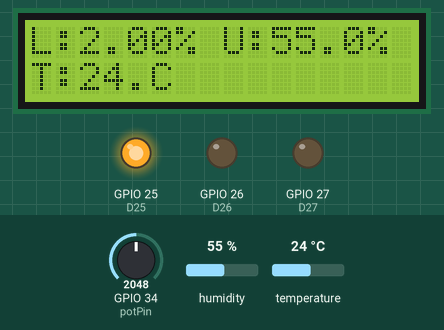
This sketch was run on a simulated ESP32. Parts: 16×2 character LCD, output pins drawn as LEDs (lit = HIGH). Inputs (shaded band) come from the test bench; at power-on: GPIO 34 (potPin) = 2048, humidity 55 %, temperature 24 °C. WiFi joins after 1.5 s; servers stay silent unless stated; no MQTT or app messages arrive unless stated; pins used as bus, display or sensor lines are not drawn; what the sketch prints to the serial monitor is not drawn.

Above: at 10.4 s.
10.5 s: GPIO 34 (potPin) set to 3220
At 12.1 s:
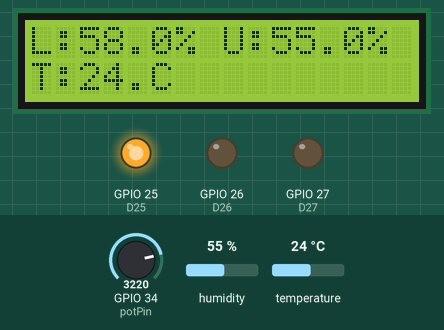
12.4 s: GPIO 34 (potPin) set to 3307
At 14.2 s:
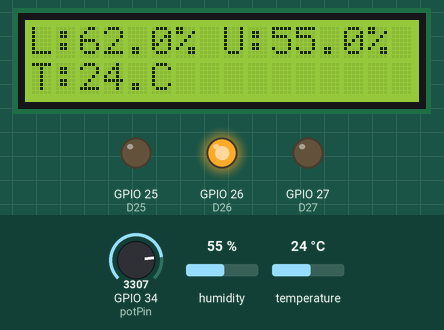
14.5 s: GPIO 34 (potPin) set to 3629
At 16.3 s:
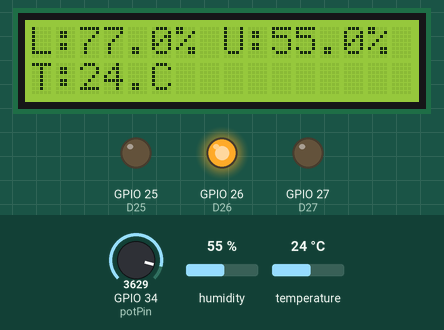
16.6 s: GPIO 34 (potPin) set to 3708
At 18.4 s:
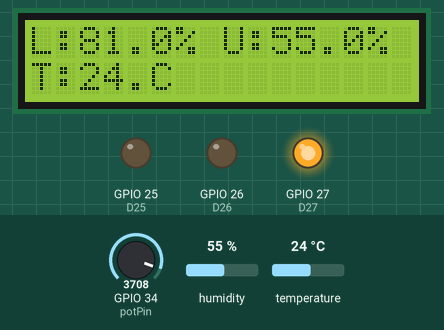
18.7 s: humidity set to 22 %
At 21.4 s:
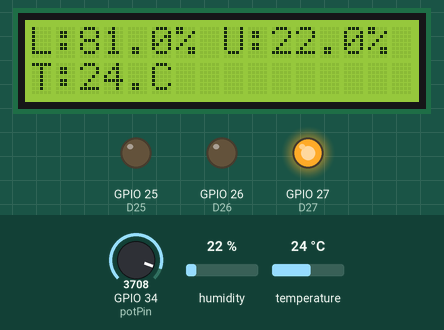
21.9 s: temperature set to 12 °C
At 23.4 s:
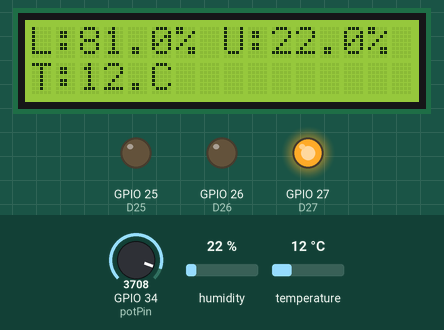
Timing chart, 0 to 24.9 s (numbered marks = the images above; inputs shaded):
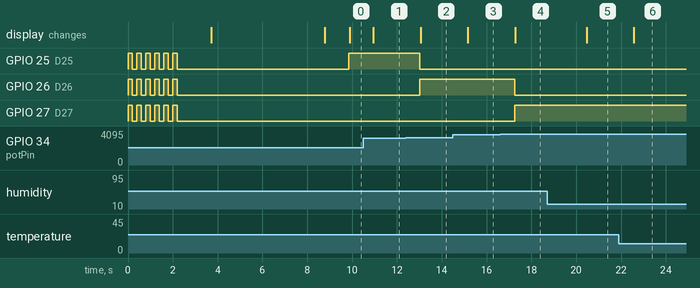

Measured:
- the behaviour switches between 3277 and 3278 on GPIO 34 (potPin) (found by bisection; images 1 and 2)
- the behaviour switches between 3675 and 3676 on GPIO 34 (potPin) (found by bisection; images 3 and 4)
- after the input at 10.5 s, the display: changes after 0.44 s (image 1)
- after the input at 12.4 s, GPIO 25 (D25): HIGH → LOW after 0.62 s; GPIO 26 (D26): LOW → HIGH after 0.62 s; the display: changes after 0.66 s (image 2)
- after the input at 14.5 s, the display: changes after 0.67 s (image 3)
- after the input at 16.6 s, GPIO 26 (D26): HIGH → LOW after 0.65 s; GPIO 27 (D27): LOW → HIGH after 0.65 s; the display: changes after 0.68 s (image 4)
- after the input at 18.7 s, the display: changes after 1.8 s (image 5)
- after the input at 21.9 s, the display: changes after 0.67 s (image 6)

The sketch:

cp5.ino
```cpp
#include <WiFi.h>
#include <PubSubClient.h> // Importa a Biblioteca PubSubClient
#include "DHT.h"
#include <Wire.h>
#include <LiquidCrystal_I2C.h>

//defines:
//defines de id mqtt e tópicos para publicação e subscribe denominado TEF(Telemetria e Monitoramento de Equipamentos)
#define TOPICO_SUBSCRIBE    "/TEF/lamp115/cmd"        //tópico MQTT de escuta
#define TOPICO_PUBLISH      "/TEF/lamp115/attrs"      //tópico MQTT de envio de informações para Broker
#define TOPICO_PUBLISH_2    "/TEF/lamp115/attrs/l"    //tópico MQTT de envio de informações para Broker
#define TOPICO_PUBLISH_3    "/TEF/lamp115/attrs/h"    //tópico MQTT de envio de informações para Broker
#define TOPICO_PUBLISH_4    "/TEF/lamp115/attrs/t"    //tópico MQTT de envio de informações para Broker
                                                      //IMPORTANTE: recomendamos fortemente alterar os nomes
                                                      //            desses tópicos. Caso contrário, há grandes
                                                      //            chances de você controlar e monitorar o ESP32
                                                      //            de outra pessoa.
#define ID_MQTT  "fiware_115"   //id mqtt (para identificação de sessão)
                                 //IMPORTANTE: este deve ser único no broker (ou seja,
                                 //            se um client MQTT tentar entrar com o mesmo
                                 //            id de outro já conectado ao broker, o broker
                                 //            irá fechar a conexão de um deles).
                                 // o valor "n" precisa ser único!
// DHT 11 (Sensor de umidade e temperatura)
#define DHTTYPE DHT11   // DHT 11
#define DHTPIN 4
DHT dht(DHTPIN, DHTTYPE);

// Display LCD
LiquidCrystal_I2C lcd(0x27,16,2);

// WIFI
const char* SSID = "FIAP-IBM"; // SSID / nome da rede WI-FI que deseja se conectar
const char* PASSWORD = "Challenge@23!"; // Senha da rede WI-FI que deseja se conectar

// MQTT
const char* BROKER_MQTT = "46.17.108.113"; //URL do broker MQTT que se deseja utilizar
int BROKER_PORT = 1883; // Porta do Broker MQTT

int D4 = 2;
int D25 = 25;
int D26 = 26;
int D27 = 27;

//Variáveis e objetos globais
WiFiClient espClient; // Cria o objeto espClient
PubSubClient MQTT(espClient); // Instancia o Cliente MQTT passando o objeto espClient
char EstadoSaida = '0';  //variável que armazena o estado atual da saída

//Prototypes
void initSerial();
void initWiFi();
void initMQTT();
void reconectWiFi();
void mqtt_callback(char* topic, byte* payload, unsigned int length);
void VerificaConexoesWiFIEMQTT(void);
void InitOutput(void);

/*
 *  Implementações das funções
 */
void setup()
{
    //inicializações:
    InitOutput();
    initSerial();
    initWiFi();
    initMQTT();
    dht.begin();
    lcd.init();
    delay(5000);
    MQTT.publish(TOPICO_PUBLISH, "s|off");
    lcd.backlight();
}

//Função: inicializa comunicação serial com baudrate 115200 (para fins de monitorar no terminal serial
//        o que está acontecendo.
//Parâmetros: nenhum
//Retorno: nenhum
void initSerial()
{
    Serial.begin(115200);
}

//Função: inicializa e conecta-se na rede WI-FI desejada
//Parâmetros: nenhum
//Retorno: nenhum
void initWiFi()
{
    delay(10);
    Serial.println("------Conexao WI-FI------");
    Serial.print("Conectando-se na rede: ");
    Serial.println(SSID);
    Serial.println("Aguarde");

    reconectWiFi();
}

//Função: inicializa parâmetros de conexão MQTT(endereço do
//        broker, porta e seta função de callback)
//Parâmetros: nenhum
//Retorno: nenhum
void initMQTT()
{
    MQTT.setServer(BROKER_MQTT, BROKER_PORT);   //informa qual broker e porta deve ser conectado
    MQTT.setCallback(mqtt_callback);            //atribui função de callback (função chamada quando qualquer informação de um dos tópicos subescritos chega)
}

//Função: função de callback
//        esta função é chamada toda vez que uma informação de
//        um dos tópicos subescritos chega)
//Parâmetros: nenhum
//Retorno: nenhum
void mqtt_callback(char* topic, byte* payload, unsigned int length)
{
    String msg;

    //obtem a string do payload recebido
    for(int i = 0; i < length; i++)
    {
       char c = (char)payload[i];
       msg += c;
    }

    Serial.print("- Mensagem recebida: ");
    Serial.println(msg);

    //toma ação dependendo da string recebida:
    //verifica se deve colocar nivel alto de tensão na saída D0:
    //IMPORTANTE: o Led já contido na placa é acionado com lógica invertida (ou seja,
    //enviar HIGH para o output faz o Led apagar / enviar LOW faz o Led acender)
    if (msg.equals("lamp115@on|"))
    {
        digitalWrite(D4, HIGH);
        EstadoSaida = '1';
    }

    //verifica se deve colocar nivel alto de tensão na saída D0:
    if (msg.equals("lamp115@off|"))
    {
        digitalWrite(D4, LOW);
        EstadoSaida = '0';
    }
}

//Função: reconecta-se ao broker MQTT (caso ainda não esteja conectado ou em caso de a conexão cair)
//        em caso de sucesso na conexão ou reconexão, o subscribe dos tópicos é refeito.
//Parâmetros: nenhum
//Retorno: nenhum
void reconnectMQTT()
{
    while (!MQTT.connected())
    {
        Serial.print("* Tentando se conectar ao Broker MQTT: ");
        Serial.println(BROKER_MQTT);
        if (MQTT.connect(ID_MQTT))
        {
            Serial.println("Conectado com sucesso ao broker MQTT!");
            MQTT.subscribe(TOPICO_SUBSCRIBE);
        }
        else
        {
            Serial.println("Falha ao reconectar no broker.");
            Serial.println("Havera nova tentatica de conexao em 2s");
            delay(2000);
        }
    }
}

//Função: reconecta-se ao WiFi
//Parâmetros: nenhum
//Retorno: nenhum
void reconectWiFi()
{
    //se já está conectado a rede WI-FI, nada é feito.
    //Caso contrário, são efetuadas tentativas de conexão
    if (WiFi.status() == WL_CONNECTED)
        return;

    WiFi.begin(SSID, PASSWORD); // Conecta na rede WI-FI

    while (WiFi.status() != WL_CONNECTED)
    {
        delay(100);
        Serial.print(".");
    }

    Serial.println();
    Serial.print("Conectado com sucesso na rede ");
    Serial.print(SSID);
    Serial.println("IP obtido: ");
    Serial.println(WiFi.localIP());
}

//Função: verifica o estado das conexões WiFI e ao broker MQTT.
//        Em caso de desconexão (qualquer uma das duas), a conexão
//        é refeita.
//Parâmetros: nenhum
//Retorno: nenhum
void VerificaConexoesWiFIEMQTT(void)
{
    if (!MQTT.connected())
        reconnectMQTT(); //se não há conexão com o Broker, a conexão é refeita

     reconectWiFi(); //se não há conexão com o WiFI, a conexão é refeita
}

//Função: envia ao Broker o estado atual do output
//Parâmetros: nenhum
//Retorno: nenhum
void EnviaEstadoOutputMQTT(void)
{
    if (EstadoSaida == '1')
    {
      MQTT.publish(TOPICO_PUBLISH, "s|on");
      Serial.println("- Led Ligado");
    }
    if (EstadoSaida == '0')
    {
      MQTT.publish(TOPICO_PUBLISH, "s|off");
      Serial.println("- Led Desligado");
    }
    Serial.println("- Estado do LED onboard enviado ao broker!");
    delay(1000);
}

//Função: inicializa o output em nível lógico baixo
//Parâmetros: nenhum
//Retorno: nenhum
void InitOutput(void)
{
    pinMode(D25, OUTPUT);
    pinMode(D26, OUTPUT);
    pinMode(D27, OUTPUT);
    digitalWrite(D25, LOW);
    digitalWrite(D26, LOW);
    digitalWrite(D27, LOW);

    //IMPORTANTE: o Led já contido na placa é acionado com lógica invertida (ou seja,
    //enviar HIGH para o output faz o Led apagar / enviar LOW faz o Led acender)
    pinMode(D4, OUTPUT);
    digitalWrite(D4, HIGH);

    boolean toggle = false;

    for(int i = 0; i <= 10; i++)
    {
        toggle = !toggle;
        digitalWrite(D4,toggle);
        digitalWrite(D25,toggle);
        digitalWrite(D26,toggle);
        digitalWrite(D27,toggle);
        delay(200);
    }

    digitalWrite(D4, LOW);
    digitalWrite(D25, LOW);
    digitalWrite(D26, LOW);
    digitalWrite(D27, LOW);
}


//programa principal
void loop()
{
    const int potPin = 34;

    char msgBuffer[4];
    //garante funcionamento das conexões WiFi e ao broker MQTT
    VerificaConexoesWiFIEMQTT();

    //envia o status de todos os outputs para o Broker no protocolo esperado
    EnviaEstadoOutputMQTT();

    //luminosidade
    int sensorValue = analogRead(potPin);   // Ler o pino Analógico onde está o LDR, lembrando que o divisor de tensão é Vin = Vout (R2/(R1 + R2))
    float voltage = sensorValue * (3.3 / 4096.0);   // Converter a leitura analógica (que vai de 0 - 4095) para uma voltagem (0 - 3.3V), quanto de acordo com a intensidade de luz no LDR a voltagem diminui.
    float luminosity = map(sensorValue, 2000, 4095, 0, 100); // Normalizar o valor da luminosidade entre 0% e 100%
    Serial.print("Voltage: ");
    Serial.print(voltage);
    Serial.print("V - ");
    Serial.print("Luminosidade: ");
    Serial.print(luminosity);
    Serial.println("%");

    //Publicação tópico MQTT Luminosidade
    dtostrf(luminosity, 4, 2, msgBuffer);
    MQTT.publish(TOPICO_PUBLISH_2,msgBuffer);

    //Escrita no display do valor da Luminosidade
    lcd.setCursor(0,0);
    lcd.print("L:");
    lcd.setCursor(2,0);
    lcd.print(msgBuffer);
    lcd.setCursor(6,0);
    lcd.print("%");

    // Controle dos Leds indicadores de luminosidade
    if(luminosity >= 80)
    {
      digitalWrite(D25, LOW);
      digitalWrite(D26, LOW);
      digitalWrite(D27, HIGH);
    }
    else if(luminosity < 80 && luminosity > 60)
    {
      digitalWrite(D25, LOW);
      digitalWrite(D26, HIGH);
      digitalWrite(D27, LOW);
    }
    else if(luminosity <= 60)
    {
      digitalWrite(D25, HIGH);
      digitalWrite(D26, LOW);
      digitalWrite(D27, LOW);
    }

    // Leitura do sensor DHT11
    float humidity = dht.readHumidity();
    float temperature = dht.readTemperature();
    // Check if any reads failed and exit early (to try again).
    if (isnan(humidity) || isnan(temperature))
    {
      Serial.println(F("Falha leitura do sensor DHT-11!"));
    }

    Serial.print(F("Umidade: "));
    Serial.print(humidity);
    Serial.print(F("% Temperatura: "));
    Serial.print(temperature);
    Serial.println(F("°C "));

    //Publicação tópico MQTT Umidade
    dtostrf(humidity, 4, 2, msgBuffer);
    MQTT.publish(TOPICO_PUBLISH_3,msgBuffer);

    //Escrita no display do valor da Umidade
    lcd.setCursor(7,0);
    lcd.print(" U:");
    lcd.setCursor(10,0);
    lcd.print(msgBuffer);
    lcd.setCursor(14,0);
    lcd.print("% ");

    //Publicação tópico MQTT Temperatura
    dtostrf(temperature, 4, 2, msgBuffer);
    MQTT.publish(TOPICO_PUBLISH_4,msgBuffer);

    //Escrita no display do valor da Temperatura
    lcd.setCursor(0,1);
    lcd.print("T:");
    lcd.setCursor(2,1);
    lcd.print(msgBuffer);
    lcd.setCursor(5,1);
    lcd.print("C           ");

    //keep-alive da comunicação com broker MQTT
    MQTT.loop();
}
```
